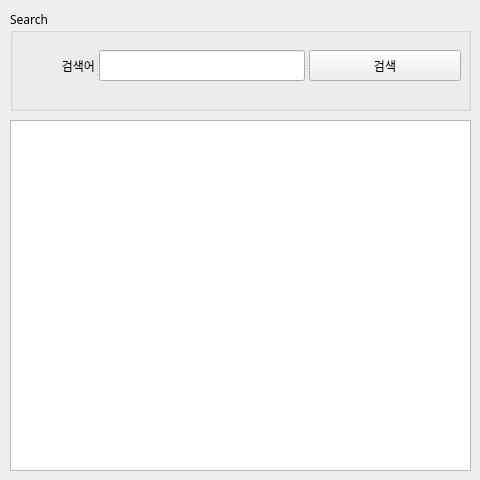
<?xml version="1.0" encoding="UTF-8"?>
<ui version="4.0">
 <class>Form</class>
 <widget class="QWidget" name="Form">
  <property name="geometry">
   <rect>
    <x>0</x>
    <y>0</y>
    <width>480</width>
    <height>480</height>
   </rect>
  </property>
  <property name="sizePolicy">
   <sizepolicy hsizetype="Fixed" vsizetype="Fixed">
    <horstretch>0</horstretch>
    <verstretch>0</verstretch>
   </sizepolicy>
  </property>
  <property name="font">
   <font>
    <family>나눔고딕</family>
   </font>
  </property>
  <property name="windowTitle">
   <string>네이버뉴스 검색</string>
  </property>
  <property name="windowIcon">
   <iconset theme="C:\localRepository\StudyBigData\pyqt02\naver_icon.png"/>
  </property>
  <widget class="QGroupBox" name="groupBox">
   <property name="geometry">
    <rect>
     <x>10</x>
     <y>10</y>
     <width>461</width>
     <height>101</height>
    </rect>
   </property>
   <property name="title">
    <string>Search</string>
   </property>
   <widget class="QSplitter" name="splitter">
    <property name="geometry">
     <rect>
      <x>20</x>
      <y>40</y>
      <width>431</width>
      <height>31</height>
     </rect>
    </property>
    <property name="orientation">
     <enum>Qt::Horizontal</enum>
    </property>
    <widget class="QLabel" name="label">
     <property name="text">
      <string>검색어</string>
     </property>
     <property name="alignment">
      <set>Qt::AlignRight|Qt::AlignTrailing|Qt::AlignVCenter</set>
     </property>
    </widget>
    <widget class="QLineEdit" name="txtSearch"/>
    <widget class="QPushButton" name="btnSearch">
     <property name="text">
      <string>검색</string>
     </property>
    </widget>
   </widget>
  </widget>
  <widget class="QTableWidget" name="tblResult">
   <property name="geometry">
    <rect>
     <x>10</x>
     <y>120</y>
     <width>461</width>
     <height>351</height>
    </rect>
   </property>
  </widget>
 </widget>
 <resources/>
 <connections/>
</ui>
